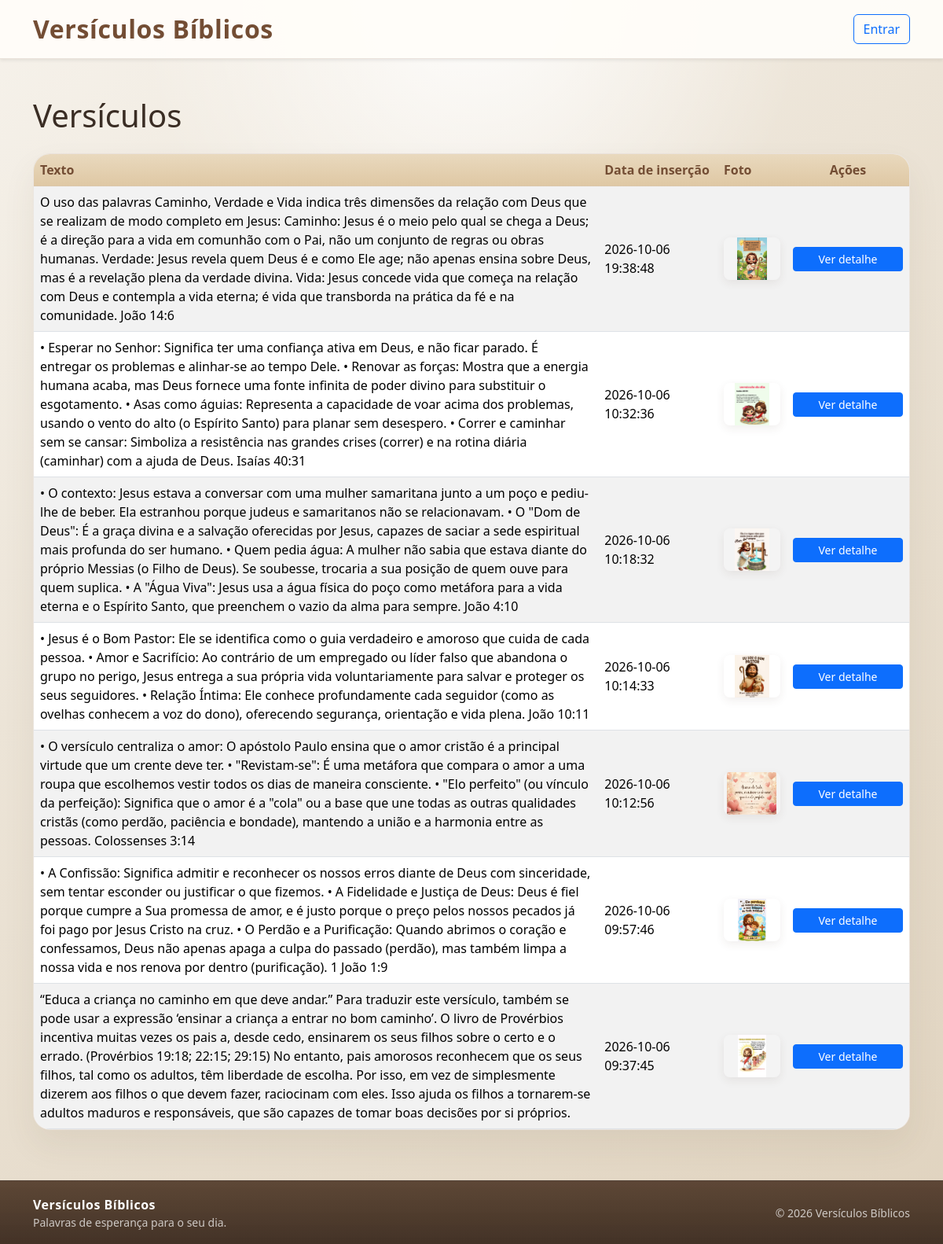
The app's page /index.php?pagina=listar with its own data.
### tables this page shows
CREATE TABLE `versiculo` (
  `id` int(11) NOT NULL,
  `usuario_id` int(11) NOT NULL,
  `versiculo` text NOT NULL,
  `foto` varchar(2000) NOT NULL,
  `criado_em` timestamp NOT NULL DEFAULT current_timestamp(),
  `atualizado_em` timestamp NOT NULL DEFAULT current_timestamp() ON UPDATE current_timestamp()
);

### index.php (called while the page is built, shortened)
<?php
require_once __DIR__ . '/model/versiculo.php';
require_once __DIR__ . '/controller/VersiculoController.php';
$pdo = require __DIR__ . '/config/database.php';
$controller = new VersiculoController(new Versiculo($pdo), new Usuario($pdo));
$pagina = $_GET['pagina'] ?? 'home';
$controller->handle(is_string($pagina) ? $pagina : 'home');

### model/versiculo.php (called while the page is built, shortened)
<?php
class Versiculo
{
    private PDO $pdo;
    public function __construct(PDO $pdo)
    {
        $this->pdo = $pdo;
    }
    public function listar(): array
    {
        $stmt = $this->pdo->prepare(
            'SELECT id, usuario_id, versiculo, foto, criado_em, atualizado_em
             FROM versiculo
             ORDER BY criado_em DESC'
        );
        $stmt->execute();
        return $stmt->fetchAll();
    }
}

### views/listar.php (the view, shortened to what this page needs)
<?php $versiculos = $versiculos ?? []; ?>
<?php $usuarioAtual = is_array($usuarioAtual ?? null) ? $usuarioAtual : null; ?>
<!doctype html>
<html lang="pt">
<head>
    <link href="https://cdn.jsdelivr.net/npm/bootstrap@5.3.3/dist/css/bootstrap.min.css" rel="stylesheet">
    <link rel="stylesheet" href="css/style.css">
</head>
<body>
<nav class="navbar bg-white shadow-sm">
    <div class="container">
        <a class="navbar-brand" href="index.php">Versículos Bíblicos</a>
        <div class="d-flex gap-2">
            <?php if ($usuarioAtual): ?>
                <a class="btn btn-success" href="index.php?pagina=inserir">Adicionar</a>
                <form method="post" action="index.php?pagina=sair" class="m-0">
                    <input type="hidden" name="csrf_token" value="<?= htmlspecialchars($csrfToken, ENT_QUOTES, 'UTF-8') ?>">
                    <button class="btn btn-outline-secondary" type="submit">Sair</button>
                </form>
            <?php else: ?>
                <a class="btn btn-outline-primary" href="index.php?pagina=login">Entrar</a>
            <?php endif; ?>
        </div>
    </div>
</nav>
<main class="container py-5">
    <h1 class="mb-4">Versículos</h1>
    <div class="table-responsive verse-table-wrap">
        <table class="table table-striped table-hover align-middle mb-0">
            <thead>
                <tr>
                    <th>Texto</th>
                    <th>Data de inserção</th>
                    <th>Foto</th>
                    <th class="text-center">Ações</th>
                </tr>
            </thead>
            <tbody>
            <?php if (empty($versiculos)): ?>
                <tr><td colspan="4" class="text-center py-4">Ainda não existem registos.</td></tr>
            <?php else: ?>
                <?php foreach ($versiculos as $item): ?>
                    <tr>
                        <td><?= htmlspecialchars($item['versiculo'], ENT_QUOTES | ENT_SUBSTITUTE, 'UTF-8') ?></td>
                        <td><?= htmlspecialchars($item['criado_em'], ENT_QUOTES | ENT_SUBSTITUTE, 'UTF-8') ?></td>
                        <td>
                            <?php if (!empty($item['foto'])): ?>
                                <img
                                    src="foto/<?= htmlspecialchars(rawurlencode($item['foto']), ENT_QUOTES, 'UTF-8') ?>"
                                    alt="Foto do versículo"
                                    class="list-photo"
                                >
                            <?php else: ?>
                                —
                            <?php endif; ?>
                        </td>
                        <td>
                            <div class="d-flex flex-column gap-2 align-items-stretch action-stack">
                                <a class="btn btn-sm btn-primary"
                                   href="index.php?pagina=detalhe&id=<?= (int) $item['id'] ?>">
                                    Ver detalhe
                                </a>
                            </div>
                        </td>
                    </tr>
                <?php endforeach; ?>
            <?php endif; ?>
            </tbody>
        </table>
    </div>
</main>
<footer class="site-footer">
    <div class="container">
        <div class="d-flex flex-column flex-md-row justify-content-between align-items-center gap-2">
            <div>
                <strong>Versículos Bíblicos</strong>
                <div class="small">Palavras de esperança para o seu dia.</div>
            </div>
            <div class="small">© <?= date('Y') ?> Versículos Bíblicos</div>
        </div>
    </div>
</footer>
</body>
</html>

### controller/VersiculoController.php (shortened to what this page needs)
<?php
class VersiculoController
{
    private Versiculo $modelo;
    public function __construct(Versiculo $modelo, Usuario $usuarios)
    {
        $this->modelo = $modelo;
    }
    public function handle(string $pagina): void
    {
        switch ($pagina) {
            case 'listar':
                $this->listar();
                break;
        }
    }
    private function listar(): void
    {
        $this->render('listar', [
            'versiculos' => $this->modelo->listar(),
        ]);
    }
    private function utilizadorAtual(): ?array
    {
        $usuario = $_SESSION['usuario'] ?? null;
        if (!is_array($usuario) || !isset($usuario['id'], $usuario['nome'])
            || !is_int($usuario['id']) || !is_string($usuario['nome'])) {
            return null;
        }
        return [
            'id' => $usuario['id'],
            'nome' => $usuario['nome'],
            'administrador' => ($usuario['administrador'] ?? false) === true,
        ];
    }
    private function render(string $vista, array $viewData = []): void
    {
        $viewData['usuarioAtual'] = $this->utilizadorAtual();
        $viewData['csrfToken'] = $_SESSION['csrf_token'];
        extract($viewData, EXTR_SKIP);
        require dirname(__DIR__) . '/views/' . $vista . '.php';
    }
}

### css/style.css (style rules this page uses)
:root { --color-ink: #3a2d24; --color-accent: #a86e48; --color-accent-dark: #734d34; --color-soft: #f7f0e7; --color-card: #f9f5ef; --color-card-strong: #f0e4d4; --color-bg: #f4efe9; --color-bg-2: #e9dfcf; --color-highlight: #e7f0d8; --color-olive: #68795b; --color-olive-dark: #4d5f43; --color-sky: #dfeef6; }
body { min-height: 100vh; display: flex; flex-direction: column; color: var(--color-ink); background: radial-gradient(circle at top, rgba(255,255,255,0.9), transparent 25%), linear-gradient(145deg, #f6f2eb 0%, #ece4d7 38%, #e0d3bf 100%); font-family: "Segoe UI", Tahoma, Geneva, Verdana, sans-serif; }
main.container { flex: 1; padding-top: 2.2rem; padding-bottom: 3rem; }
.site-footer { background: linear-gradient(180deg, rgba(88, 65, 48, 0.96), rgba(64, 47, 35, 0.98)); color: rgba(255, 255, 255, 0.9); border-top: 1px solid rgba(255, 255, 255, 0.08); padding: 1.1rem 0; margin-top: 1rem; }
.site-footer strong { color: #fff; letter-spacing: 0.03em; }
.site-footer .small { opacity: 0.8; }
.navbar { background-color: rgba(255, 253, 249, 0.96) !important; border-bottom: 1px solid rgba(112, 77, 53, 0.15); box-shadow: 0 2px 12px rgba(85, 65, 48, 0.06); }
.navbar-brand { color: var(--color-accent-dark); font-weight: 700; letter-spacing: 0.02em; font-size: 2rem; }
.home-card, .detail-card, .form-card, .verse-table-wrap, .publication-card { overflow: hidden; border: 1px solid rgba(117, 91, 66, 0.12); border-radius: 1.35rem; background: linear-gradient(180deg, rgba(255,255,255,0.4), rgba(255,255,255,0.12)), #f9f4ee; box-shadow: 0 1.2rem 2.5rem rgba(95, 77, 55, 0.08); }
.verse-table-wrap { overflow-x: auto; }
.verse-table-wrap .table { min-width: 620px; }
.verse-table-wrap thead th { color: var(--color-accent-dark); background: linear-gradient(180deg, #e9d9be, #dfc8a4); white-space: nowrap; border-bottom: 1px solid rgba(112, 77, 53, 0.12); }
.list-photo { width: 72px; height: 54px; border-radius: 0.5rem; object-fit: contain; box-shadow: 0 4px 12px rgba(74, 53, 35, 0.08); background: rgba(255,255,255,0.16); }
.action-stack { min-width: 140px; }
.action-stack .btn, .action-stack form .btn { width: 100%; }

### records on screen
versiculo: versiculo "O uso das palavras Caminho, Verdade e Vida indica três dimensões da relação com Deus que se realizam de modo completo em Jesus: Caminho: Jesus é o meio pelo qual se chega a Deus; é a direção para a vida em comunhão com o Pai, não um conjunto de regras ou obras humanas. Verdade: Jesus revela quem Deus é e como Ele age; não apenas ensina sobre Deus, mas é a revelação plena da verdade divina. Vida: Jesus concede vida que começa na relação com Deus e contempla a vida eterna; é vida que transborda na prática da fé e na comunidade. João 14:6", criado_em "2026-10-06 19:38:48", foto (picture)
versiculo: versiculo "• Esperar no Senhor: Significa ter uma confiança ativa em Deus, e não ficar parado. É entregar os problemas e alinhar-se ao tempo Dele. • Renovar as forças: Mostra que a energia humana acaba, mas Deus fornece uma fonte infinita de poder divino para substituir o esgotamento. • Asas como águias: Representa a capacidade de voar acima dos problemas, usando o vento do alto (o Espírito Santo) para planar sem desespero. • Correr e caminhar sem se cansar: Simboliza a resistência nas grandes crises (correr) e na rotina diária (caminhar) com a ajuda de Deus. Isaías 40:31", criado_em "2026-10-06 10:32:36", foto (picture)
versiculo: versiculo "• O contexto: Jesus estava a conversar com uma mulher samaritana junto a um poço e pediu-lhe de beber. Ela estranhou porque judeus e samaritanos não se relacionavam. • O \"Dom de Deus\": É a graça divina e a salvação oferecidas por Jesus, capazes de saciar a sede espiritual mais profunda do ser humano. • Quem pedia água: A mulher não sabia que estava diante do próprio Messias (o Filho de Deus). Se soubesse, trocaria a sua posição de quem ouve para quem suplica. • A \"Água Viva\": Jesus usa a água física do poço como metáfora para a vida eterna e o Espírito Santo, que preenchem o vazio da alma para sempre. João 4:10", criado_em "2026-10-06 10:18:32", foto (picture)
versiculo: versiculo "• Jesus é o Bom Pastor: Ele se identifica como o guia verdadeiro e amoroso que cuida de cada pessoa. • Amor e Sacrifício: Ao contrário de um empregado ou líder falso que abandona o grupo no perigo, Jesus entrega a sua própria vida voluntariamente para salvar e proteger os seus seguidores. • Relação Íntima: Ele conhece profundamente cada seguidor (como as ovelhas conhecem a voz do dono), oferecendo segurança, orientação e vida plena. João 10:11", criado_em "2026-10-06 10:14:33", foto (picture)
versiculo: versiculo "• O versículo centraliza o amor: O apóstolo Paulo ensina que o amor cristão é a principal virtude que um crente deve ter. • \"Revistam-se\": É uma metáfora que compara o amor a uma roupa que escolhemos vestir todos os dias de maneira consciente. • \"Elo perfeito\" (ou vínculo da perfeição): Significa que o amor é a \"cola\" ou a base que une todas as outras qualidades cristãs (como perdão, paciência e bondade), mantendo a união e a harmonia entre as pessoas. Colossenses 3:14", criado_em "2026-10-06 10:12:56", foto (picture)
versiculo: versiculo "• A Confissão: Significa admitir e reconhecer os nossos erros diante de Deus com sinceridade, sem tentar esconder ou justificar o que fizemos. • A Fidelidade e Justiça de Deus: Deus é fiel porque cumpre a Sua promessa de amor, e é justo porque o preço pelos nossos pecados já foi pago por Jesus Cristo na cruz. • O Perdão e a Purificação: Quando abrimos o coração e confessamos, Deus não apenas apaga a culpa do passado (perdão), mas também limpa a nossa vida e nos renova por dentro (purificação). 1 João 1:9", criado_em "2026-10-06 09:57:46", foto (picture)
versiculo: versiculo "“Educa a criança no caminho em que deve andar.” Para traduzir este versículo, também se pode usar a expressão ‘ensinar a criança a entrar no bom caminho’. O livro de Provérbios incentiva muitas vezes os pais a, desde cedo, ensinarem os seus filhos sobre o certo e o errado. (Provérbios 19:18; 22:15; 29:15) No entanto, pais amorosos reconhecem que os seus filhos, tal como os adultos, têm liberdade de escolha. Por isso, em vez de simplesmente dizerem aos filhos o que devem fazer, raciocinam com eles. Isso ajuda os filhos a tornarem-se adultos maduros e responsáveis, que são capazes de tomar boas decisões por si próprios.", criado_em "2026-10-06 09:37:45", foto (picture)
